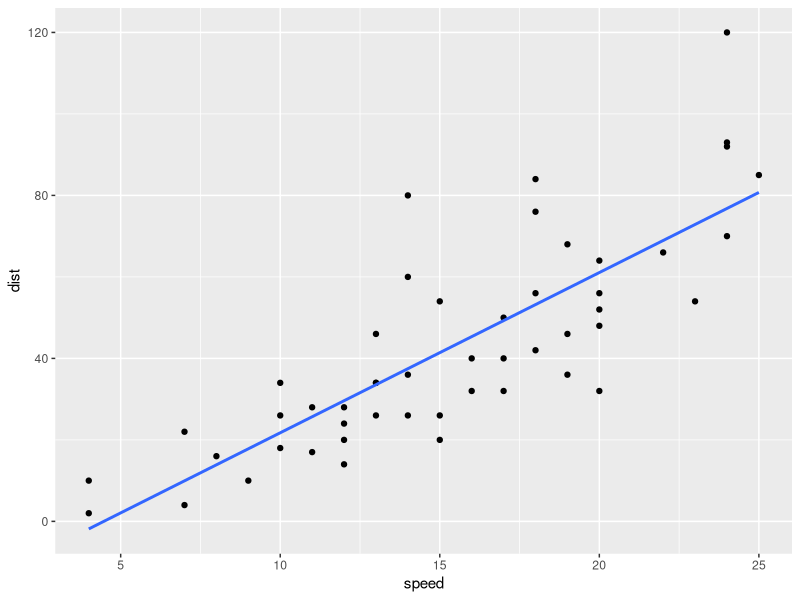

Write the R code that produced this figure.
# Scott Schumacker
# notes

# Loading libraries
library(tidyverse)

# Using cars data set
head(cars, 10)

# Visualizing data
cars %>% 
  ggplot(aes(speed, dist)) +
  geom_point() +
  geom_smooth(method = "lm", se = F)

# Creating model summary
cars %>% 
  lm(dist ~ speed, data = .) %>% 
  summary()

# Looking at model coefficients
lmModel <- lm(dist ~ speed, data = cars)
lmModel
